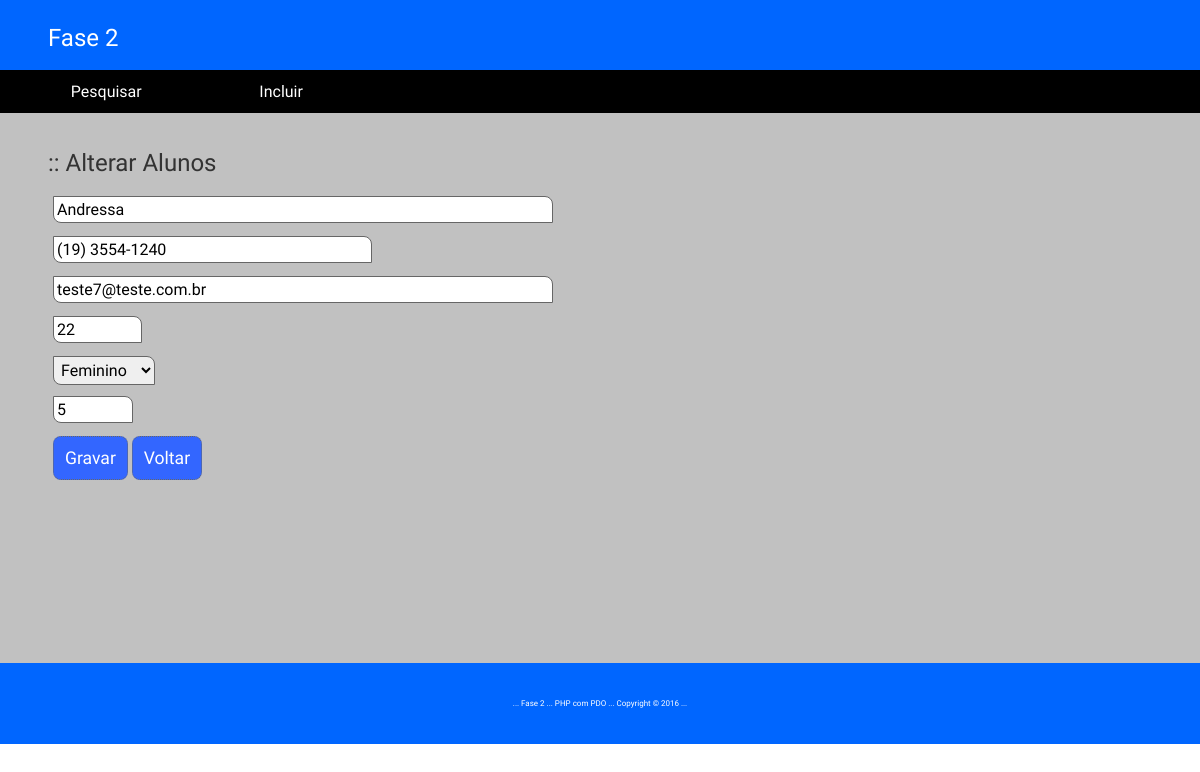
Page /index.php?op=ALT&cod=7 on the committed database.
### tables this page shows
CREATE TABLE IF NOT EXISTS alunos (
  id int(11) NOT NULL AUTO_INCREMENT primary key,
  nome varchar(255) NOT NULL,
  fone varchar(30),
  email varchar(255),
  idade int(3),
  sexo char(1),
  nota int(11)
);

### classes/Alunos.php (called while the page is built, shortened)
<?
class Alunos {
	private $db;
	private $id;
	public function __construct(\PDO $db){
		$this->db = $db;
	}
	public function Pesquisar($tipo) {
		if ($tipo == "all") {
			$query = "SELECT * FROM alunos ORDER BY nome";
			$stmt = $this->db->query($query);
			if (!$stmt->execute()) {
				echo "<script>alert('Problemas com o a pesquisa!!!');</script>";
				return false;
			} else {
				return $stmt->fetchAll(\PDO::FETCH_ASSOC);
			}
		} elseif ($tipo == "single") {
			$query = "SELECT * FROM alunos WHERE id = :id";
			$stmt = $this->db->prepare($query);
			$stmt->bindValue(':id', $this->getId());
			if (!$stmt->execute()) {
				echo "<script>alert('Problemas com o Registro!!!');</script>";
				return false;
			} else {
				return $stmt->fetch(\PDO::FETCH_ASSOC);
			}
		} else {
			return false;
		}
	}
	public function getId()
	{
	    return $this->id;
	}
	public function setId($id)
	{
	    $this->id = $id;
	    return $this;
	}
}
?>

### index.php (the view, shortened to what this page needs)
<?php
require_once "classes/Alunos.php";
try
{
	$conexao = new \PDO("mysql:host=localhost;dbname=aula","root","");
} 	catch(\PDOExeption $e) {
		die("Problemas com a conexao - Erro : ".$e->getCode()." - ".$e->getMessage());
}
if (isset($_GET['op'])) {
	$op = $_GET['op'];
	$alunos = new Alunos($conexao);
	if ($op == 'ALT') {
		$cod = $_GET['cod'];
		$alunos->setID($cod);
		$dados = $alunos->Pesquisar('single');
	} elseif ( $op == 'EXC') {
		$cod = $_GET['cod'];
		$alunos->setID($cod);
		$alunos->Excluir();
		echo "<script>window.location.href='index.php?op=PES';</script>";
	}
} else {
	$cod = 0;
}
?>
<!DOCTYPE html>
<html lang="pt-br">
<head>
	<link rel="stylesheet" href="css/style.css" />
</head>
<body>
	<header class="myCabecalho">
		<h2>Fase 2</h2>
	</header>
	<nav class="myMenu">
		<div class="opcoes"><a href="<?=$_SERVER['PHP_SELF']?>?op=PES">Pesquisar</a></div>
		<div class="opcoes"><a href="<?=$_SERVER['PHP_SELF']?>?op=INC">Incluir</a></div>
	</nav>
	<main class="myMain">
		<?
		if (isset($_GET['op'])) {
			if ($_GET['op'] != 'PES') {
				if ($_GET['op'] == 'INC') {
					echo "<h2>:: Incluir Alunos</h2><br>";
				} elseif ($_GET['op'] == 'ALT') {
					echo "<h2>:: Alterar Alunos</h2><br>";
				}
				?>
				<form id="frm-alunos" name="frm-alunos" method="post" action="<?=$_SERVER['PHP_SELF']?>?op=<?=$op?>&cod=<?=$cod?>">
					<ul>
						<li>
							<input name="nome" id="nome" size="50" type="text" placeholder="Nome..." required autofocus value="<?=($op != 'INC' ? $dados['nome'] : "")?>" />
						</li>
						<li>
							<input name="fone" id="fone" size="30" type="text" placeholder="Fone..." value="<?=($op != 'INC' ? $dados['fone'] : "")?>" />
						</li>
						<li>
							<input name="email" id="email" size="50" type="email" placeholder="E-Mail..." required value="<?=($op != 'INC' ? $dados['email'] : "")?>" />
						</li>
						<li>
							<input name="idade" id="idade" size="5" type="number" placeholder="Idade" maxlength="3" max='150' min='1' value="<?=($op != 'INC' ? $dados['idade'] : "")?>"  />
						</li>
						<li>
							<select name="sexo" id="sexo" placeholder="Sexo" >
								<option value="F" <? if ($op != 'INC' && $dados['sexo'] == 'F') { ?> selected <? } ?> >Feminino</option>
							</select>
						</li>
						<li>
							<input name="nota" id="nota" size="3" type="number" placeholder="Nota" max='10' min='0' required value="<?=($op != 'INC' ? $dados['nota'] : "")?>" />
						</li>
						<li>
							<button class="btn" type="submit" value="654321" name="btn-grava" id="btn-grava">
								Gravar
							</button>
							<button class="btn" type="button" name="btn-voltar" id="btn-voltar" onclick="location.href='index.php?op=PES'">
								Voltar
							</button>
						</li>
					</ul>
				</form>
			<? } } ?>
	</main>
	<footer class="myRodape">
		<div class="copy">... Fase 2 ... PHP com PDO ... Copyright &copy; 2016 ...</div>
	</footer>
</body>
</html>

### css/style.css (style rules this page uses)
* { margin: 0; padding: 0; font-size:100%; font-family: 'Droid Sans', sans-serif; font-weight:normal; box-sizing:border-box; border:none; outline:none; }
ul { list-style:none; }
a { text-decoration:none; }
h2 { font-size: 1.5em; color: #333; }
.myCabecalho { width: 100%; float: left; height: 70px; padding: 2% 4%; background-color: #06F; color: #fff; }
.myCabecalho h2 { font-size: 1.5em; color: #fff; }
.myMenu { width: 100%; float: left; height: auto; padding: 1%; background-color: #000; color: #fff; display: block; }
.myMenu .opcoes { width: auto; padding-left: 5%; padding-right: 5%; float: left; }
.myMenu .opcoes a { text-decoration: none; color: #fff; }
.myMain { width: 100%; float: left; min-height: 550px; height: 100%; padding: 3% 4%; background-color: #c1c1c1; }
.myMain ul { width: 100%; float: left; }
.myMain ul li { width:100%; padding: 0 5px 0 5px; height: 30px; float: left; margin-bottom: 10px; }
.myMain input, select { padding: 3px; border:1px groove #666; border-radius: 0 8px; }
.myRodape { width: 100%; float: left; height: auto; padding: 3% 4%; background-color: #06F; color:#fff; }
.myRodape .copy { position: relative; width: 100%; bottom: 0px; text-align: center; font-size: 0.5em; }
.btn { width: auto; padding: 1% 1%; background-color: #36F; color: #fff; border: 1px dotted #666; border-radius: 8px; font-size: 1.1em; }

### rows in the picture
alunos: nome "Andressa", fone "(19) 3554-1240", email "teste7@teste.com.br", idade "22", sexo "Feminino", nota "5"
